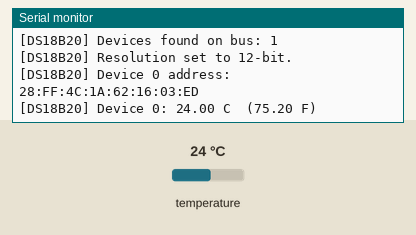
Recording of a sketch running on a simulated ESP32-S3. Shown: the last lines printed to the serial monitor. The test bench sets the inputs (shaded band); at power-on: temperature 24 °C.

Above: at 1.9 s.
2.0 s: temperature set to 12 °C
At 3.3 s:
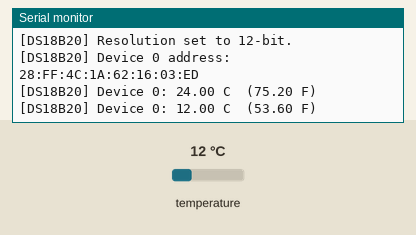
3.5 s: temperature set to 19 °C
At 4.5 s:
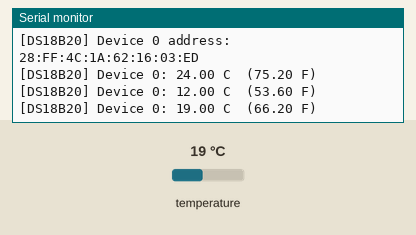
Timing chart, 0 to 6.5 s (numbered marks = the images above; inputs shaded):
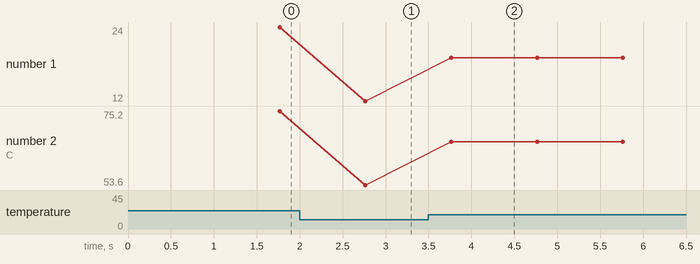

Measured:
- after the input at 2.0 s, the serial monitor: prints a new line after 0.76 s (image 1)
- after the input at 3.5 s, the serial monitor: prints a new line after 0.26 s (image 2)
- plotted number 1: 12 → 19 after the input at 3.5 s
- plotted number 2: 75.2 → 53.6 after the input at 2.0 s, 53.6 → 66.2 after the input at 3.5 s

The sketch:

DS18B20_Test.ino
```cpp
/*
 * ============================================================
 *  DS18B20_Test.ino
 * ============================================================
 *  Standalone sketch to verify a waterproof DS18B20 sensor
 *  (e.g. the optional hot-side sensor for THULIR, DS18B20_HOT_PIN)
 *  BEFORE wiring it into the main thulir_final firmware.
 *
 *  Wiring (DS18B20, 3-wire waterproof probe):
 *    Red    -> 3.3V
 *    Black  -> GND
 *    Yellow -> DATA -> DS18B20_PIN below, with a 4.7kOhm pull-up
 *              resistor from DATA to 3.3V
 *
 *  Default pin is GPIO37 -- moved here from GPIO43 (THULIR's original
 *  DS18B20_HOT_PIN) after GPIO43 hung the chip when touched by OneWire
 *  on this board (GPIO43/44 are the ESP32-S3's default UART0 pins,
 *  which the boot ROM also drives). GPIO37 is genuinely free: not a
 *  strapping pin, not used anywhere else in this project, and
 *  confirmed present on this board's actual header.
 *  Change DS18B20_PIN below if testing on a different GPIO/board.
 *
 *  Libraries required (same ones the main firmware uses):
 *    - OneWire        by Paul Stoffregen
 *    - DallasTemperature by Miles Burton
 *
 *  What this sketch checks:
 *    - Device detection on the 1-Wire bus (and how many found)
 *    - Each device's 64-bit ROM address (useful if you have
 *      multiple DS18B20s on one bus and need to tell them apart)
 *    - Live temperature readings every second
 *    - Disconnect / invalid-reading detection (-127C, +85C)
 * ============================================================
 */

#include <OneWire.h>
#include <DallasTemperature.h>

#define DS18B20_PIN   5   // NOT 43: GPIO43 is UART0 TX (the serial monitor itself)
#define READ_INTERVAL_MS 1000

// Deliberately NOT global objects. OneWire's constructor touches the
// GPIO immediately, and global objects construct before setup() even
// runs (before Serial.begin(), before any print). If touching this
// specific pin that early hangs the chip, a global object would hang
// silently before anything could ever be printed -- constructing these
// AFTER a few confirmed prints in setup() isolates that possibility.
OneWire* oneWirePtr = nullptr;
DallasTemperature* sensorsPtr = nullptr;

uint8_t deviceCount = 0;

void printAddress(DeviceAddress addr) {
    for (uint8_t i = 0; i < 8; i++) {
        if (addr[i] < 16) Serial.print("0");
        Serial.print(addr[i], HEX);
        if (i < 7) Serial.print(":");
    }
}

void setup() {
    Serial.begin(115200);
    delay(500);

    Serial.println();
    Serial.println("============================================");
    Serial.println("  DS18B20 Waterproof Sensor Test");
    Serial.printf("  Data pin: GPIO%d\n", DS18B20_PIN);
    Serial.println("============================================");
    Serial.println("[DS18B20] Reached this point BEFORE touching the OneWire pin.");
    Serial.println("[DS18B20] Now constructing OneWire/DallasTemperature objects...");
    delay(200);

    oneWirePtr = new OneWire(DS18B20_PIN);
    sensorsPtr = new DallasTemperature(oneWirePtr);

    Serial.println("[DS18B20] Objects constructed OK -- pin touch did not hang.");

    sensorsPtr->begin();
    deviceCount = sensorsPtr->getDeviceCount();

    Serial.printf("[DS18B20] Devices found on bus: %d\n", deviceCount);

    if (deviceCount == 0) {
        Serial.println("[DS18B20] ERROR: No sensor detected!");
        Serial.println("[DS18B20] Check: DATA wire, 4.7k pull-up to 3.3V,");
        Serial.println("[DS18B20]        power (3.3V/GND), and GPIO number above.");
    } else {
        sensorsPtr->setResolution(12);   // 12-bit, 0.0625C steps, ~750ms conversion
        Serial.println("[DS18B20] Resolution set to 12-bit.");

        for (uint8_t i = 0; i < deviceCount; i++) {
            DeviceAddress addr;
            if (sensorsPtr->getAddress(addr, i)) {
                Serial.printf("[DS18B20] Device %d address: ", i);
                printAddress(addr);
                Serial.println();
            }
        }
    }

    Serial.println();
}

void loop() {
    static unsigned long lastRead = 0;
    unsigned long now = millis();

    if (now - lastRead < READ_INTERVAL_MS) return;
    lastRead = now;

    if (deviceCount == 0) {
        // Re-check periodically in case the sensor gets connected
        // while this sketch is already running.
        sensorsPtr->begin();
        deviceCount = sensorsPtr->getDeviceCount();
        if (deviceCount > 0) {
            Serial.println("[DS18B20] Sensor detected! Restart sketch to see its address.");
            sensorsPtr->setResolution(12);
        } else {
            Serial.println("[DS18B20] Still no sensor found...");
        }
        return;
    }

    sensorsPtr->requestTemperatures();

    for (uint8_t i = 0; i < deviceCount; i++) {
        float tempC = sensorsPtr->getTempCByIndex(i);

        Serial.printf("[DS18B20] Device %d: ", i);

        if (tempC == DEVICE_DISCONNECTED_C) {
            Serial.println("DISCONNECTED (no response)");
        } else if (tempC <= -126.0f) {
            Serial.println("ERROR -127C (bus/CRC error or bad connection)");
        } else if (tempC == 85.0f) {
            Serial.println("WARNING 85C (power-on reset value -- sensor may not be converting properly)");
        } else {
            Serial.printf("%.2f C  (%.2f F)\n", tempC, tempC * 9.0f / 5.0f + 32.0f);
        }
    }
}
```
